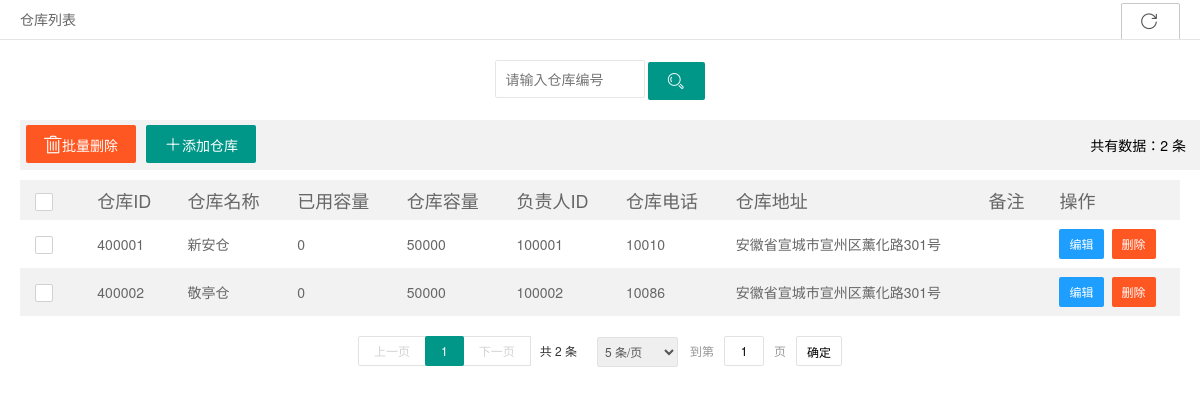
/Supermarket/pages/store-list.php, run on the app's committed database.
### tables this page shows
CREATE TABLE `tb_store` (
  `storeID`  varchar(100) NOT NULL COMMENT '仓库编号',
  `storeName`  varchar(100) NOT NULL COMMENT '仓库名称',
  `storeNum` int DEFAULT 0 COMMENT '已用容量',
  `storeMax` int DEFAULT 50000 COMMENT '仓库容量',
  `storeManager` varchar(100) NOT NULL COMMENT '负责人ID',
  `storePhone`   varchar(100) DEFAULT NULL COMMENT '仓库电话',
  `storeAddress` varchar(100) DEFAULT NULL COMMENT '仓库地址',
  `note` varchar(1000) DEFAULT NULL COMMENT '备注',
  PRIMARY KEY (`storeID`),
  FOREIGN KEY (`storeManager`) REFERENCES `tb_user` (`userID`)
);

### Supermarket/pages/store-list.php (the view, shortened to what this page needs)
 <?php
    include '../config/dbcon.php';
    $sql_count = "select count(*) from `tb_store`;";
    $query_count = mysqli_query($con, $sql_count);
    $count = mysqli_fetch_array($query_count);
    $recordcount = $count[0];
    if(empty($_GET['page'])){
        $page = 1;
        $pagesize = 5;
    }
    else{
        $page = $_GET['page'];
        $pagesize = $_GET['pagesize'];
    }
    $amount=($page-1)*$pagesize;
    $sql = "select * from tb_store limit {$amount},{$pagesize};";
    $query = mysqli_query($con, $sql);
    $rows = mysqli_fetch_all($query,MYSQLI_ASSOC);
?>
<!DOCTYPE html>
<html>
  <head>
    <link rel="stylesheet" href="../css/font.css">
    <link rel="stylesheet" href="../css/xadmin.css">
    <link rel="stylesheet" href="../layui/css/layui.css">
  </head>
  <body class="layui-anim">
    <div class="x-nav">
      <span class="layui-breadcrumb">
        <a><cite>仓库列表</cite></a>
      </span>
      <a class="layui-btn layui-btn-primary layui-btn-small" style="line-height:1.6em;margin-top:3px;float:right"
      href="javascript:location.replace(location.href);" title="刷新">
        <i class="layui-icon" style="line-height:1.6em;margin-top:3px;float:right">&#xe669;</i>
      </a>
    </div>
    <div class="x-body">
      <div class="layui-row" style="text-align: center;margin: 0 auto;">
          <form class="layui-form layui-col-md12 x-so" action="action-search.php" method="post">
          <input type="text" name="storeID"  placeholder="请输入仓库编号" required lay-verify="number|storeID"
          autocomplete="off" class="layui-input">
          <button class="layui-btn"  lay-submit="" name ='store-search' lay-filter="sreach-store-id">
            <i class="layui-icon">&#xe615;</i>
          </button>
        </form>
      </div>
      <xblock style="float: left;width: 100%;line-height:40px">
          <form id = "delAll" action = 'action-delete.php' method= "post">
          <button class="layui-btn layui-btn-danger" name='storeSet-delete' onclick ='delAll()'
                  style="float: left;margin-right: 10px">
            <i class="iconfont">&#xe69d;</i>批量删除
          </button>
        </form>
        <span>
        <button class="layui-btn" onclick="x_admin_show('添加商品','store-add.php',800,600)"
                style="float: left;">
          <i class="iconfont">&#xe6b9;</i>添加仓库
        </button>
        </span>
        <span style="float: right;line-height:40px">共有数据：<?php echo $recordcount;?> 条</span>
      </xblock>
      <table class="layui-table" lay-filter="demo" lay-even lay-skin="nob">
        <thead>
          <tr>
            <th>
              <div class="layui-unselect header layui-form-checkbox" lay-skin="primary"><i class="layui-icon">&#xe605;</i></div>
            </th>
            <th style="font-size: 18px">仓库ID</th>
            <th style="font-size: 18px">仓库名称</th>
            <th style="font-size: 18px">已用容量</th>
            <th style="font-size: 18px">仓库容量</th>
            <th style="font-size: 18px">负责人ID</th>
            <th style="font-size: 18px">仓库电话</th>
            <th style="font-size: 18px">仓库地址</th>
            <th style="font-size: 18px">备注</th>
            <th style="font-size: 18px">操作</th>
          </tr>
        </thead>
        <tbody>
          <?php foreach ($rows as $row){ $str="";?>
          <tr>
            <td>
              <div class="layui-unselect layui-form-checkbox" lay-skin="primary"
                   data-id= "<?php echo htmlspecialchars($row['storeID']);?>" >
                <i class="layui-icon">&#xe605;</i>
              </div>
            </td>
            <td><?php $str .= "&0=".$row['storeID'];echo htmlspecialchars($row['storeID']);?></td>
            <td><?php $str .= "&1=".$row['storeName'];echo htmlspecialchars($row['storeName']);?></td>
            <td><?php $str .= "&2=".$row['storeNum'];echo htmlspecialchars($row['storeNum']);?></td>
            <td><?php $str .= "&3=".$row['storeMax'];echo htmlspecialchars($row['storeMax']);?></td>
            <td><?php $str .= "&4=".$row['storeManager'];echo htmlspecialchars($row['storeManager']);?></td>
            <td><?php $str .= "&5=".$row['storePhone'];echo htmlspecialchars($row['storePhone']);?></td>
            <td><?php $str .= "&6=".$row['storeAddress'];echo htmlspecialchars(str_replace('-', '', $row['storeAddress']));?></td>
            <td><?php $str .= "&7=".$row['note'];echo htmlspecialchars($row['note']);?></td>
            <td class="td-manage">
              <a title="编辑" class="layui-btn layui-btn-sm layui-btn-normal" href="javascript:;"
                 onclick="x_admin_show('编辑商品','store-edit.php?<?php echo $str ;?>',800,600)"
                 style="float: left;">
                编辑
              </a>
              <a style="float: left;margin-left: 8px;" href="javascript:;">
              <form action="action-delete.php" method="post">
                   <button class="layui-btn layui-btn-sm layui-btn-danger" name="store-delete">删除</button>
              </form>
              </a>
            </td>
          </tr>
        <?php }?>
        </tbody>
      </table>
    </div>
    <div id="store-page" style="text-align: center;margin-top: -20px;"></div>
  </body>
</html>

### Supermarket/css/xadmin.css (style rules this page uses)
* { margin: 0px; padding: 0px; font-family: "microsoft yahei","Helvetica Neue", Helvetica, Arial, sans-serif; }
a { text-decoration: none; }
html { width: 100%; height: 100%; overflow-x:hidden; overflow-y:auto; }
body { width: 100%; min-height: 100%; }
.x-body { padding: 20px; }
.x-nav { padding: 0 20px; position: relative; z-index: 99; border-bottom: 1px solid #e5e5e5; line-height: 39px; height: 39px; overflow: hidden; }
xblock { display: block; margin-bottom: 10px; padding: 5px ; padding-left:6px; padding-right:15px; line-height: 22px; border-radius: 0 2px 2px 0; background-color: #f2f2f2; }
.x-so { margin-bottom: 20px; }
.x-so input.layui-input { width: 150px; }
.x-so input.layui-input,.x-so input.layui-btn { display: inline-block; }
table th, table td { word-break: break-all; }

### data on the page
tb_store: storeID "400001", storeName "新安仓", storeNum "0", storeMax "50000", storeManager "100001", storePhone "10010", storeAddress "安徽省宣城市宣州区薰化路301号"
tb_store: storeID "400002", storeName "敬亭仓", storeNum "0", storeMax "50000", storeManager "100002", storePhone "10086", storeAddress "安徽省宣城市宣州区薰化路301号"

### other printed values
$recordcount "2"
